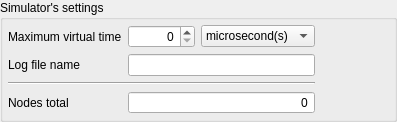
<?xml version="1.0" encoding="UTF-8"?>
<ui version="4.0">
 <class>SimulatorPage</class>
 <widget class="QGroupBox" name="SimulatorPage">
  <property name="geometry">
   <rect>
    <x>0</x>
    <y>0</y>
    <width>397</width>
    <height>115</height>
   </rect>
  </property>
  <property name="windowTitle">
   <string>Simulator Params</string>
  </property>
  <property name="title">
   <string>Simulator's settings</string>
  </property>
  <layout class="QGridLayout" name="gridLayout">
   <property name="margin">
    <number>5</number>
   </property>
   <item row="0" column="0">
    <widget class="QLabel" name="l_maxTime">
     <property name="text">
      <string>Maximum virtual time</string>
     </property>
    </widget>
   </item>
   <item row="1" column="1" colspan="2">
    <widget class="QLineEdit" name="logFile">
     <property name="sizePolicy">
      <sizepolicy hsizetype="Expanding" vsizetype="Preferred">
       <horstretch>0</horstretch>
       <verstretch>0</verstretch>
      </sizepolicy>
     </property>
    </widget>
   </item>
   <item row="3" column="1" colspan="2">
    <widget class="QSpinBox" name="sb_nodes">
     <property name="sizePolicy">
      <sizepolicy hsizetype="Expanding" vsizetype="Fixed">
       <horstretch>0</horstretch>
       <verstretch>0</verstretch>
      </sizepolicy>
     </property>
     <property name="frame">
      <bool>true</bool>
     </property>
     <property name="alignment">
      <set>Qt::AlignRight|Qt::AlignTrailing|Qt::AlignVCenter</set>
     </property>
     <property name="readOnly">
      <bool>true</bool>
     </property>
     <property name="buttonSymbols">
      <enum>QAbstractSpinBox::NoButtons</enum>
     </property>
     <property name="maximum">
      <number>999999</number>
     </property>
    </widget>
   </item>
   <item row="4" column="0">
    <spacer name="verticalSpacer">
     <property name="orientation">
      <enum>Qt::Vertical</enum>
     </property>
     <property name="sizeHint" stdset="0">
      <size>
       <width>20</width>
       <height>40</height>
      </size>
     </property>
    </spacer>
   </item>
   <item row="0" column="2">
    <widget class="QComboBox" name="cb_timeUnits">
     <property name="sizePolicy">
      <sizepolicy hsizetype="Fixed" vsizetype="Fixed">
       <horstretch>0</horstretch>
       <verstretch>0</verstretch>
      </sizepolicy>
     </property>
     <item>
      <property name="text">
       <string>microsecond(s)</string>
      </property>
     </item>
     <item>
      <property name="text">
       <string>millisecond(s)</string>
      </property>
     </item>
     <item>
      <property name="text">
       <string>second(s)</string>
      </property>
     </item>
     <item>
      <property name="text">
       <string>minute(s)</string>
      </property>
     </item>
     <item>
      <property name="text">
       <string>hour(s)</string>
      </property>
     </item>
     <item>
      <property name="text">
       <string>day(s)</string>
      </property>
     </item>
     <item>
      <property name="text">
       <string>week(s)</string>
      </property>
     </item>
     <item>
      <property name="text">
       <string>month(s)</string>
      </property>
     </item>
     <item>
      <property name="text">
       <string>year(s)</string>
      </property>
     </item>
    </widget>
   </item>
   <item row="3" column="0">
    <widget class="QLabel" name="l_nodes">
     <property name="text">
      <string>Nodes total</string>
     </property>
    </widget>
   </item>
   <item row="1" column="0">
    <widget class="QLabel" name="l_logFile">
     <property name="sizePolicy">
      <sizepolicy hsizetype="Fixed" vsizetype="Fixed">
       <horstretch>0</horstretch>
       <verstretch>0</verstretch>
      </sizepolicy>
     </property>
     <property name="text">
      <string>Log file name</string>
     </property>
    </widget>
   </item>
   <item row="0" column="1">
    <widget class="QSpinBox" name="maxTime">
     <property name="sizePolicy">
      <sizepolicy hsizetype="Fixed" vsizetype="Fixed">
       <horstretch>0</horstretch>
       <verstretch>0</verstretch>
      </sizepolicy>
     </property>
     <property name="alignment">
      <set>Qt::AlignRight|Qt::AlignTrailing|Qt::AlignVCenter</set>
     </property>
     <property name="buttonSymbols">
      <enum>QAbstractSpinBox::UpDownArrows</enum>
     </property>
     <property name="maximum">
      <number>2000000000</number>
     </property>
    </widget>
   </item>
   <item row="0" column="3">
    <spacer name="horizontalSpacer">
     <property name="orientation">
      <enum>Qt::Horizontal</enum>
     </property>
     <property name="sizeHint" stdset="0">
      <size>
       <width>40</width>
       <height>20</height>
      </size>
     </property>
    </spacer>
   </item>
   <item row="2" column="0" colspan="3">
    <widget class="Line" name="line">
     <property name="sizePolicy">
      <sizepolicy hsizetype="Expanding" vsizetype="Fixed">
       <horstretch>0</horstretch>
       <verstretch>0</verstretch>
      </sizepolicy>
     </property>
     <property name="orientation">
      <enum>Qt::Horizontal</enum>
     </property>
    </widget>
   </item>
  </layout>
 </widget>
 <resources/>
 <connections/>
</ui>
